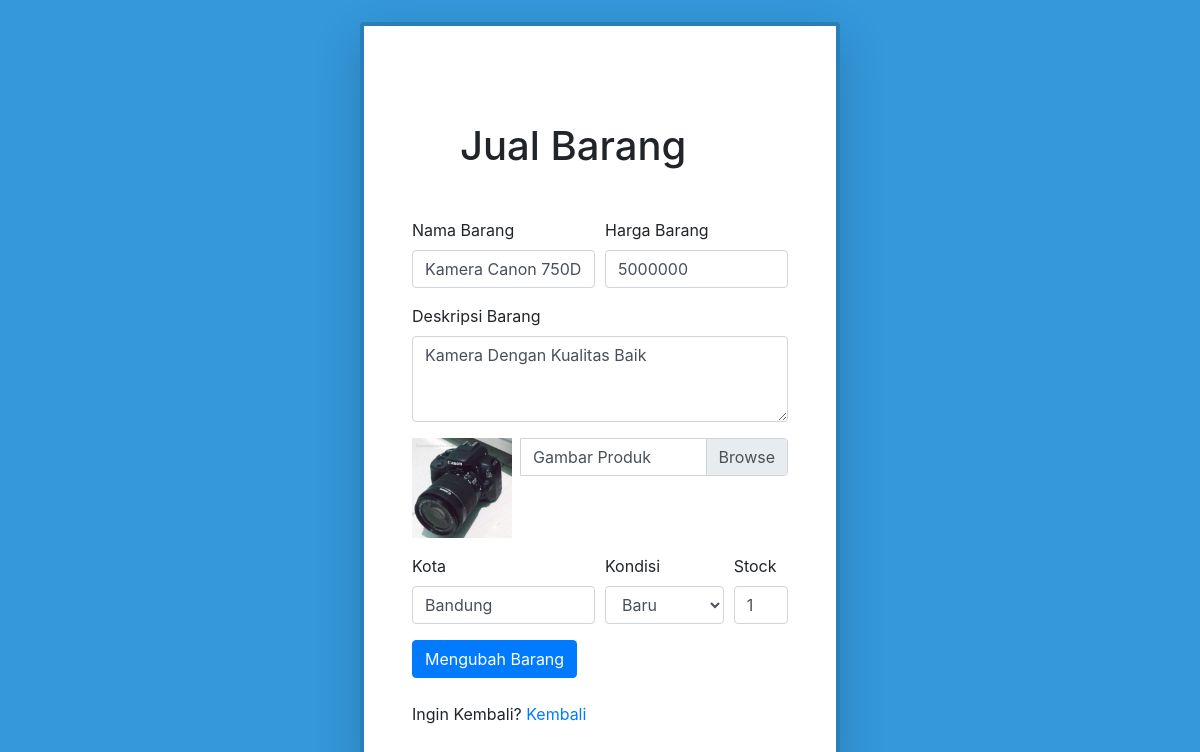
Page /ubah.php?id=1 (signed in) on the committed database.
### tables this page shows
CREATE TABLE `tb_barang` (
  `id` int(11) NOT NULL,
  `nama` varchar(255) NOT NULL,
  `harga` double NOT NULL,
  `deskripsi` varchar(255) NOT NULL,
  `gambar` varchar(255) DEFAULT NULL,
  `kota` varchar(255) NOT NULL,
  `kondisi` varchar(255) NOT NULL,
  `stok` int(11) NOT NULL
);

### php/function.php (called while the page is built, shortened)
<?php
	function query($query) {
		global $conn;
		$result = mysqli_query($conn,$query);
		$rows = [];
		while ($row = mysqli_fetch_assoc($result)) {
			$rows[] = $row;
		}
		return $rows;
	}
 ?>

### ubah.php (the view, shortened to what this page needs)
<?php
  require 'php/koneksi.php';
  require 'php/function.php';
  $id = $_GET['id'];
  $barang = query("SELECT * FROM tb_barang WHERE id = '$id'")[0];
 ?>
<!DOCTYPE html>
<html>
<head>
  <link rel="stylesheet" href="css/bootstrap/bootstrap.min.css">
  <link rel="stylesheet" type="text/css" href="css/box.css">
</head>
<body>
	<form method="POST" enctype="multipart/form-data">
    <div class="box p-5 shadow-lg p-3 mb-5 bg-white rounded">
      <h1 class="m-5">Jual Barang</h1>
      <div class="form-row">
        <div class="form-group col-md-6">
          <label for="inputEmail4">Nama Barang</label>
          <input type="text" class="form-control" id="inputEmail4" placeholder="Nama..." name="nama" required value="<?= $barang['nama']; ?>">
        </div>
        <div class="form-group col-md-6">
          <label for="inputPassword4">Harga Barang</label>
          <input type="text" class="form-control" id="inputPassword4"  placeholder="Harga..." name="harga" required value="<?= $barang['harga']; ?>">
        </div>
      </div>
      <div class="form-group">
        <label for="exampleFormControlTextarea1">Deskripsi Barang</label>
    <textarea class="form-control" id="exampleFormControlTextarea1" rows="3" placeholder="Deskpripsi..." name="deskripsi" required="" ><?= $barang['deskripsi']; ?></textarea>
      </div>
     <div class="input-group mb-3">
      <img width="100px" class="mr-2" src="gambar/gambarProduk/<?= $barang['gambar']; ?>" >
      <div class="custom-file">
        <label class="custom-file-label" for="inputGroupFile02" aria-describedby="inputGroupFileAddon02">
         Gambar Produk
        </label>
     </div>
</div>
      <div class="form-row">
        <div class="form-group col-md-6">
          <label for="inputCity">Kota</label>
          <input type="text" class="form-control" id="inputCity" placeholder="kota..." name="kota" required="" value="<?= $barang['kota']; ?>">
        </div>
        <div class="form-group col-md-4">
          <label for="inputState">Kondisi</label>
          <select id="inputState" class="form-control" name="kondisi" required="" value="<?= $barang['kondisi']; ?>">
            <option selected value="Baru">Baru</option>
          </select>
        </div>
        <div class="form-group col-md-2">
          <label for="inputZip">Stock</label>
          <input type="number" min="1" class="form-control" id="inputZip" name="stok" required="" value="<?=$barang['stok']; ?>">
        </div>
      </div>
      <button type="submit" class="btn btn-primary" name="ubah">Mengubah Barang</button>
      <br><br>
      Ingin Kembali? <a href="index.php"> Kembali</a>
  </div>
</form>
</body>
</html>

### css/box.css (style rules this page uses)
body { background-color: #3498db; }
.box { background-color: white; border:#2980b9 4px solid; border-radius: 6px; width: 40%; position: absolute; top: 50%; left: 50%; transform: translate(-50%, -50%); padding: 20px; }

### rows in the picture
tb_barang: nama "Kamera Canon 750D", harga "5000000", deskripsi "Kamera Dengan Kualitas Baik", gambar (picture), kota "Bandung", kondisi "Baru", stok "1"
